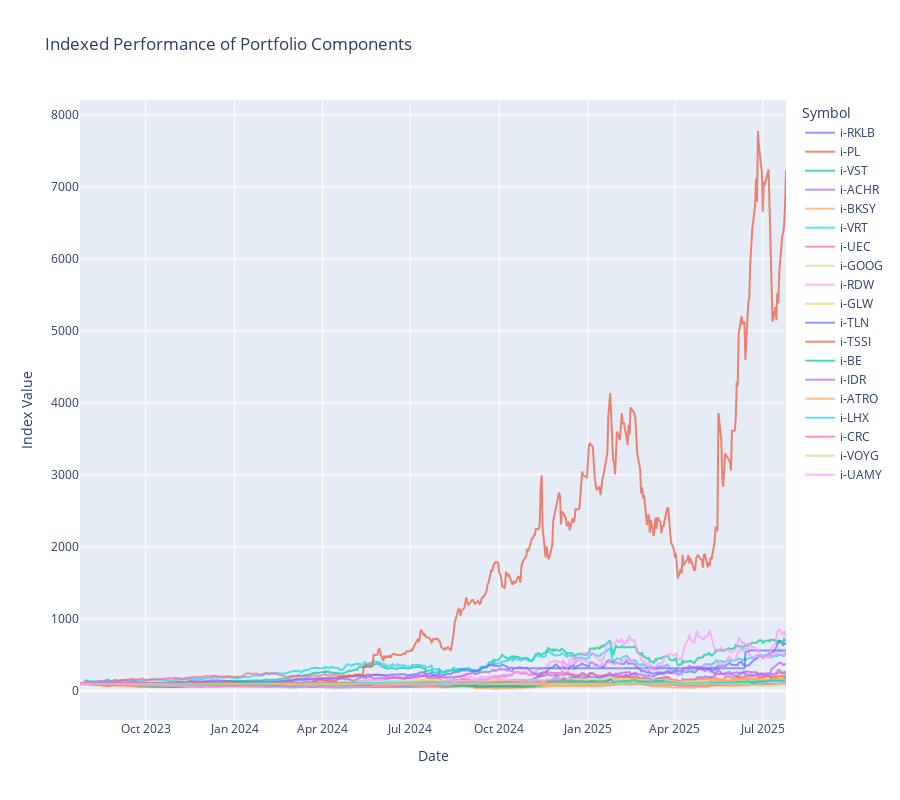

This figure's notebook cell:
### Markdown cell above
Plot the indexes

### Code cell
import plotly.graph_objs as go

fig = go.Figure()

for col in index_df.columns:
    if col != 'Date':
        fig.add_trace(go.Scatter(
            x=index_df['Date'],
            y=index_df[col],
            mode='lines',
            name=col,
            hoverinfo='x+y+name',
            line=dict(width=2),
            opacity=0.7
        ))

fig.update_layout(
    title='Indexed Performance of Portfolio Components',
    xaxis_title='Date',
    yaxis_title='Index Value',
    height=800,
    legend_title_text='Symbol',
    hovermode='x unified'
)

# Enable highlight on click using Plotly's legend selection
fig.update_traces(
    selected=dict(marker=dict(opacity=1)),
    unselected=dict(marker=dict(opacity=0.5))
)

fig.show()

### Figure 1 — Plotly figure (JSON) as saved in the notebook; plotly's stock layout.template omitted (floating-point values rounded to 4 significant figures; data arrays with more than 128 entries replaced by an {"elided": "..."} marker saying what was removed)
{"data": [{"hoverinfo": "x+y+name", "line": {"width": 2}, "mode": "lines", "name": "i-RKLB", "opacity": 0.7, "selected": {"marker": {"opacity": 1}}, "type": "scatter", "unselected": {"marker": {"opacity": 0.5}}, "x": {"elided": "503 str values"}, "y": {"elided": "503 float values"}}, {"hoverinfo": "x+y+name", "line": {"width": 2}, "mode": "lines", "name": "i-PL", "opacity": 0.7, "selected": {"marker": {"opacity": 1}}, "type": "scatter", "unselected": {"marker": {"opacity": 0.5}}, "x": {"elided": "503 str values"}, "y": {"elided": "503 float values"}}, {"hoverinfo": "x+y+name", "line": {"width": 2}, "mode": "lines", "name": "i-VST", "opacity": 0.7, "selected": {"marker": {"opacity": 1}}, "type": "scatter", "unselected": {"marker": {"opacity": 0.5}}, "x": {"elided": "503 str values"}, "y": {"elided": "503 float values"}}, {"hoverinfo": "x+y+name", "line": {"width": 2}, "mode": "lines", "name": "i-ACHR", "opacity": 0.7, "selected": {"marker": {"opacity": 1}}, "type": "scatter", "unselected": {"marker": {"opacity": 0.5}}, "x": {"elided": "503 str values"}, "y": {"elided": "503 float values"}}, {"hoverinfo": "x+y+name", "line": {"width": 2}, "mode": "lines", "name": "i-BKSY", "opacity": 0.7, "selected": {"marker": {"opacity": 1}}, "type": "scatter", "unselected": {"marker": {"opacity": 0.5}}, "x": {"elided": "503 str values"}, "y": {"elided": "503 float values"}}, {"hoverinfo": "x+y+name", "line": {"width": 2}, "mode": "lines", "name": "i-VRT", "opacity": 0.7, "selected": {"marker": {"opacity": 1}}, "type": "scatter", "unselected": {"marker": {"opacity": 0.5}}, "x": {"elided": "503 str values"}, "y": {"elided": "503 float values"}}, {"hoverinfo": "x+y+name", "line": {"width": 2}, "mode": "lines", "name": "i-UEC", "opacity": 0.7, "selected": {"marker": {"opacity": 1}}, "type": "scatter", "unselected": {"marker": {"opacity": 0.5}}, "x": {"elided": "503 str values"}, "y": {"elided": "503 float values"}}, {"hoverinfo": "x+y+name", "line": {"width": 2}, "mode": "lines", "name": "i-GOOG", "opacity": 0.7, "selected": {"marker": {"opacity": 1}}, "type": "scatter", "unselected": {"marker": {"opacity": 0.5}}, "x": {"elided": "503 str values"}, "y": {"elided": "503 float values"}}, {"hoverinfo": "x+y+name", "line": {"width": 2}, "mode": "lines", "name": "i-RDW", "opacity": 0.7, "selected": {"marker": {"opacity": 1}}, "type": "scatter", "unselected": {"marker": {"opacity": 0.5}}, "x": {"elided": "503 str values"}, "y": {"elided": "503 float values"}}, {"hoverinfo": "x+y+name", "line": {"width": 2}, "mode": "lines", "name": "i-GLW", "opacity": 0.7, "selected": {"marker": {"opacity": 1}}, "type": "scatter", "unselected": {"marker": {"opacity": 0.5}}, "x": {"elided": "503 str values"}, "y": {"elided": "503 float values"}}, {"hoverinfo": "x+y+name", "line": {"width": 2}, "mode": "lines", "name": "i-TLN", "opacity": 0.7, "selected": {"marker": {"opacity": 1}}, "type": "scatter", "unselected": {"marker": {"opacity": 0.5}}, "x": {"elided": "503 str values"}, "y": {"elided": "503 float values"}}, {"hoverinfo": "x+y+name", "line": {"width": 2}, "mode": "lines", "name": "i-TSSI", "opacity": 0.7, "selected": {"marker": {"opacity": 1}}, "type": "scatter", "unselected": {"marker": {"opacity": 0.5}}, "x": {"elided": "503 str values"}, "y": {"elided": "503 float values"}}, {"hoverinfo": "x+y+name", "line": {"width": 2}, "mode": "lines", "name": "i-BE", "opacity": 0.7, "selected": {"marker": {"opacity": 1}}, "type": "scatter", "unselected": {"marker": {"opacity": 0.5}}, "x": {"elided": "503 str values"}, "y": {"elided": "503 float values"}}, {"hoverinfo": "x+y+name", "line": {"width": 2}, "mode": "lines", "name": "i-IDR", "opacity": 0.7, "selected": {"marker": {"opacity": 1}}, "type": "scatter", "unselected": {"marker": {"opacity": 0.5}}, "x": {"elided": "503 str values"}, "y": {"elided": "503 float values"}}, {"hoverinfo": "x+y+name", "line": {"width": 2}, "mode": "lines", "name": "i-ATRO", "opacity": 0.7, "selected": {"marker": {"opacity": 1}}, "type": "scatter", "unselected": {"marker": {"opacity": 0.5}}, "x": {"elided": "503 str values"}, "y": {"elided": "503 float values"}}, {"hoverinfo": "x+y+name", "line": {"width": 2}, "mode": "lines", "name": "i-LHX", "opacity": 0.7, "selected": {"marker": {"opacity": 1}}, "type": "scatter", "unselected": {"marker": {"opacity": 0.5}}, "x": {"elided": "503 str values"}, "y": {"elided": "503 float values"}}, {"hoverinfo": "x+y+name", "line": {"width": 2}, "mode": "lines", "name": "i-CRC", "opacity": 0.7, "selected": {"marker": {"opacity": 1}}, "type": "scatter", "unselected": {"marker": {"opacity": 0.5}}, "x": {"elided": "503 str values"}, "y": {"elided": "503 float values"}}, {"hoverinfo": "x+y+name", "line": {"width": 2}, "mode": "lines", "name": "i-VOYG", "opacity": 0.7, "selected": {"marker": {"opacity": 1}}, "type": "scatter", "unselected": {"marker": {"opacity": 0.5}}, "x": {"elided": "503 str values"}, "y": {"elided": "503 float values"}}, {"hoverinfo": "x+y+name", "line": {"width": 2}, "mode": "lines", "name": "i-UAMY", "opacity": 0.7, "selected": {"marker": {"opacity": 1}}, "type": "scatter", "unselected": {"marker": {"opacity": 0.5}}, "x": {"elided": "503 str values"}, "y": {"elided": "503 float values"}}], "layout": {"height": 800, "hovermode": "x unified", "legend": {"title": {"text": "Symbol"}}, "title": {"text": "Indexed Performance of Portfolio Components"}, "xaxis": {"title": {"text": "Date"}}, "yaxis": {"title": {"text": "Index Value"}}}}
